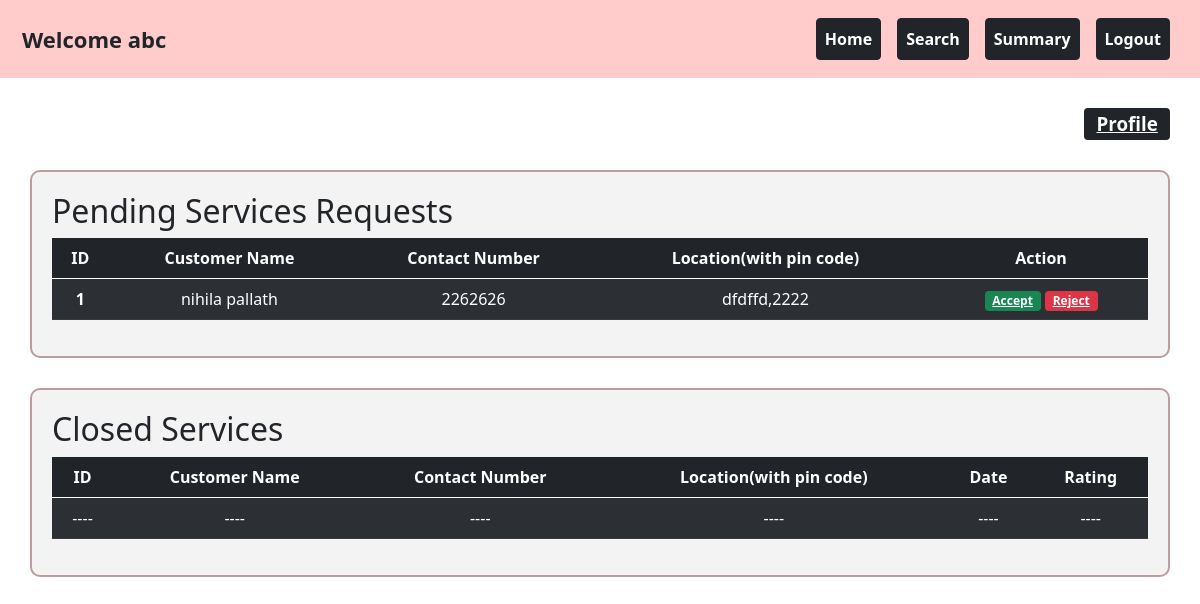
/professional_dashboard/1, run on the app's committed database.
### backend/models.py (models this page shows)
class Professional_Info(db.Model):
    __tablename__="professional_info"
    id=db.Column(db.Integer,primary_key=True)
    email_id=db.Column(db.String,unique=True,nullable=False)
    password=db.Column(db.String,nullable=False)
    full_name=db.Column(db.String,nullable=False)
    experience=db.Column(db.Integer,nullable=False)
    proof_doc=db.Column(db.String,nullable=False)
    address=db.Column(db.String,nullable=False)
    pin_code=db.Column(db.Integer,nullable=False)
    service_id=db.Column(db.Integer,db.ForeignKey("service.id"))
    rating=db.Column(db.Integer,default=0)
    price=db.Column(db.Integer,nullable=True)
    profile_status=db.Column(db.Integer,default=0) #not accepted yet=0 ,accepted=1
    blocked_status=db.Column(db.Integer,default=0) #not blocked=0, 1-blocked
    service_requests=db.relationship("Service_Request",cascade="all,delete",backref="professional_info",lazy=True)

class Customer_Info(db.Model):
    __tablename__="customer_info"
    id=db.Column(db.Integer,primary_key=True)
    email_id=db.Column(db.String,unique=True,nullable=False)
    password=db.Column(db.String,nullable=False)
    full_name=db.Column(db.String,nullable=False)
    phone_number=db.Column(db.Integer,nullable=False)
    role=db.Column(db.Integer,default=1) #for customer its 1 . for admin its 0
    address=db.Column(db.String,nullable=False)
    pin_code=db.Column(db.Integer,nullable=False)
    blocked_status=db.Column(db.Integer,default=0) #not blocked=0, 1-blocked
    service_requests=db.relationship("Service_Request",cascade="all,delete",backref="customer_info",lazy=True)

class Service_Request(db.Model):
    __tablename__="service_request"
    id=db.Column(db.Integer,primary_key=True)
    service_id=db.Column(db.Integer,db.ForeignKey("service.id"),nullable=False)
    customer_id=db.Column(db.Integer,db.ForeignKey("customer_info.id"),nullable=False)
    professional_id=db.Column(db.Integer,db.ForeignKey("professional_info.id"),nullable=False)
    date_of_request=db.Column(db.DateTime, default=datetime.now)
    service_status=db.Column(db.Integer,default=0) # requested from cust=>0 ACCEPTED by prof=>1 reject by prof =>2 CLOSED by cust=>3
    remarks=db.Column(db.String,nullable=True)

### backend/controller.py (the view)
@app.route("/professional_dashboard/<int:prof_id>",methods=["GET","POST"])
def professional_dashboard(prof_id):
    prof_obj=Professional_Info.query.get(prof_id)
    ser_req_list=Service_Request.query.filter_by(professional_id=prof_id).all()
    cust_dict={cust_obj.id:cust_obj for cust_obj in Customer_Info.query.all()}
    if ser_req_list !=[]:
        req_list=[]
        closedreq_list=[]
        for req in ser_req_list:
            if req.service_status == 0:
                req_list.append(req)
            elif req.service_status == 3:
                closedreq_list.append(req)
        return render_template("professional_dashboard.html",closedreq_list=closedreq_list,prof_obj=prof_obj,req_list=req_list,cust_dict=cust_dict)
    return render_template("professional_dashboard.html",prof_obj=prof_obj)

### templates/professional_dashboard.html (shortened to what this page needs)
<!DOCTYPE html>
<html lang="en">
    <head>
        <link rel="stylesheet" href="/static\styles\style.css">
        <link rel="stylesheet" href="/static\styles\dropdown.css">
        <link rel="stylesheet" href="/static\styles\rating.css">
        <link href="https://cdn.jsdelivr.net/npm/bootstrap@5.0.2/dist/css/bootstrap.min.css" rel="stylesheet">
    </head>
    <body>
        <div class="container-fluid" style="background-color: #ffcccb; padding: 10px;">
            <nav class="navbar navbar-expand-lg navbar-light w-100">
                <div class="container-fluid">
                    <div style="font-size: 22px;"><strong>Welcome {{prof_obj.full_name}}</strong></div>
                    <div class="collapse navbar-collapse justify-content-end" id="navbarNav">
                        <ul class="navbar-nav">
                            <li class="nav-item">
                                <a class="nav-link btn btn-dark mx-2 text-white fw-bold" href="#home">Home</a>
                            </li>
                            <li class="nav-item">
                                <a class="nav-link btn btn-dark mx-2 text-white fw-bold" href="{{url_for('search_tab_prof',prof_id=prof_obj.id)}}">Search</a>
                            </li>
                            <li class="nav-item">
                                <a class="nav-link btn btn-dark mx-2 text-white fw-bold" href="#summary">Summary</a>
                            </li>
                            <li class="nav-item">
                                <a class="nav-link btn btn-dark mx-2 text-white fw-bold" href="/">Logout</a>
                            </li>
                        </ul>
                    </div>
                </div>
            </nav>
        </div>
        <div id="home" class="content-section">
            <div style="display: flex; justify-content: right;margin-top: 30px;font-size: 25px;margin-right: 30px;">
                <a href="{{url_for('prof_profile',prof_id=prof_obj.id)}}" class="badge bg-dark">Profile</a>
            </div>
            <div class="container-box">
                <h2>Pending Services Requests</h2>
                <table class="table table-dark table-striped" style="text-align: center;">
                    <thead>
                        <tr>
                            <th scope="col">ID</th>
                            <th scope="col">Customer Name</th>
                            <th scope="col">Contact Number</th>
                            <th scope="col">Location(with pin code)</th>
                            <th scope="col" >Action</th>
                        </tr>
                    </thead>
                    <tbody>
                        {% if req_list != [] %}
                            {% for req in req_list %}
                                {% set cust=cust_dict[req.customer_id] %}
                                <tr>
                                    <th scope="col">{{cust.id}}</th>
                                    <td>{{cust.full_name}}</td>
                                    <td>{{cust.phone_number}}</td>
                                    <td>{{cust.address}},{{cust.pin_code}}</td>
                                    <td>
                                        <a href="{{url_for('accept_req',req_id=req.id,prof_id=prof_obj.id)}}" type="button" class="badge bg-success">Accept</a>
                                        <a href="{{url_for('reject_req',req_id=req.id,prof_id=prof_obj.id)}}" class="badge bg-danger">Reject</a>
                                    </td>
                                </tr>
                            {% endfor %}
                        {% endif %}
                    </tbody>
                </table>
            </div>
            <div class="container-box">
                <h2>Closed Services</h2>
                <table class="table table-dark table-striped" style="text-align: center;">
                    <thead>
                        <tr>
                            <th scope="col">ID</th>
                            <th scope="col">Customer Name</th>
                            <th scope="col">Contact Number</th>
                            <th scope="col">Location(with pin code)</th>
                            <th scope="col">Date</th>
                            <th scope="col" >Rating</th>
                        </tr>
                    </thead>
                    <tbody>
                        {% if closedreq_list != [] %}
                            {% for req in closedreq_list %}
                                {% set cust=cust_dict[req.customer_id] %}
                                <tr>
                                    <th scope="col">{{cust.id}}</th>
                                    <td>{{cust.full_name}}</td>
                                    <td>{{cust.phone_number}}</td>
                                    <td>{{cust.address}},{{cust.pin_code}}</td>
                                    <td>fill date later</td>
                                    <td>fill rating later</td>
                                </tr>
                            {% endfor %}
                        {% else %}
                            <tr>
                                <td>----</td>
                                <td>----</td>
                                <td>----</td>
                                <td>----</td>
                                <td>----</td>
                                <td>----</td>
                            </tr>
                        {% endif %}
                    </tbody>
                </table>
            </div>
        </div>
    </body>
</html>

### static/styles/style.css (style rules this page uses)
.container-box { padding: 20px; background-color: #f3f3f3; border: 2px solid #bc9c9c; border-radius: 10px; margin-top: 30px; margin-left: 30px; margin-right: 30px; margin-bottom: 30px; }
.content-section { display: none; }
body:not(:has(:target)) #home { display: block; }

### data on the page
Professional_Info: full_name "abc"
Customer_Info: id "1", full_name "nihila pallath", phone_number "2262626", address "dfdffd", pin_code "2222"
